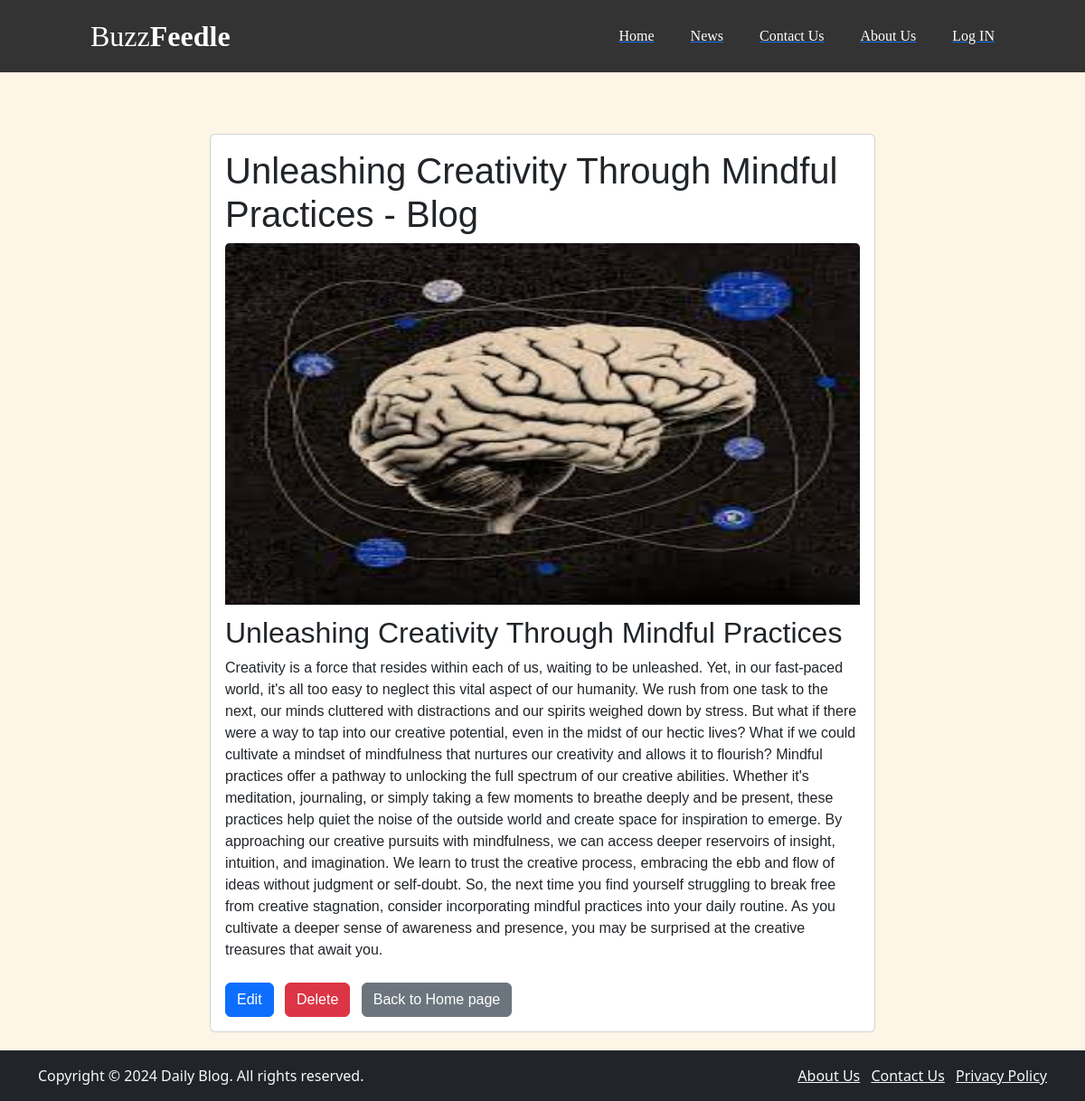
The page /blog/10/ on the database its author committed.
### App/models.py (models this page shows, shortened)
class Product(models.Model):
    author = models.CharField(max_length=50)
    name = models.CharField(max_length=255)
    description = models.TextField()
    image = models.ImageField(upload_to='products/')
    created_at = models.DateTimeField(auto_now_add=True)
    updated_at = models.DateField(auto_now=True)

### App/views.py (the view)
# urls.py: path('blog/<int:pk>/', views.product_detail, name='product_detail'),
def product_detail(request, pk):    # show the details if individual products
    product = Product.objects.get(pk=pk)
    return render(request, "index2.html", {"product":product})

### App/templates/index2.html (shortened to what this page needs)
{% extends 'base.html' %}
{% block content %}
<div class="container">
    <div class="row justify-content-center mt-5">
        <div class="col-lg-8">
            <div class="card">
                <div class="card-body">
                    <h1 class="card-title">{{ product.name }} - Blog</h1>
                    <img src="{{ product.image.url }}" class="card-img-top" alt="{{ product.name }}" width="400" height="400">
                    <div class="mt-3">
                        <h2 class="card-subtitle mb-2">{{ product.name }}</h2>
                        <p class="card-text">{{ product.description }}</p>
                    </div>
                    <div class="mt-4">
                        <a href="{% url 'edit_product' product.pk %}" class="btn btn-primary mr-2">Edit</a>
                        <a href="{% url 'delete_product' product.pk %}" class="btn btn-danger mr-2">Delete</a>
                        <a href="{% url 'product_list' %}" class="btn btn-secondary">Back to Home page</a>
                    </div>
                </div>
            </div>
        </div>
    </div>
</div>
{% endblock %}

### App/static/css/stylesheet.css (style rules this page uses)
body { font-family: Arial, Helvetica, sans-serif; margin: 0; padding: 0; background-color: antiquewhite; }

### rows shown on the page
Product: name "Unleashing Creativity Through Mindful Practices", image (picture), description "Creativity is a force that resides within each of us, waiting to be unleashed. Yet, in our fast-paced world, it's all too easy to neglect this vital aspect of our humanity. We rush from one task to the next, our minds cluttered with distractions and our spirits weighed down by stress. But what if there were a way to tap into our creative potential, even in the midst of our hectic lives? What if we could cultivate a mindset of mindfulness that nurtures our creativity and allows it to flourish? Mindful practices offer a pathway to unlocking the full spectrum of our creative abilities. Whether it's meditation, journaling, or simply taking a few moments to breathe deeply and be present, these…"
